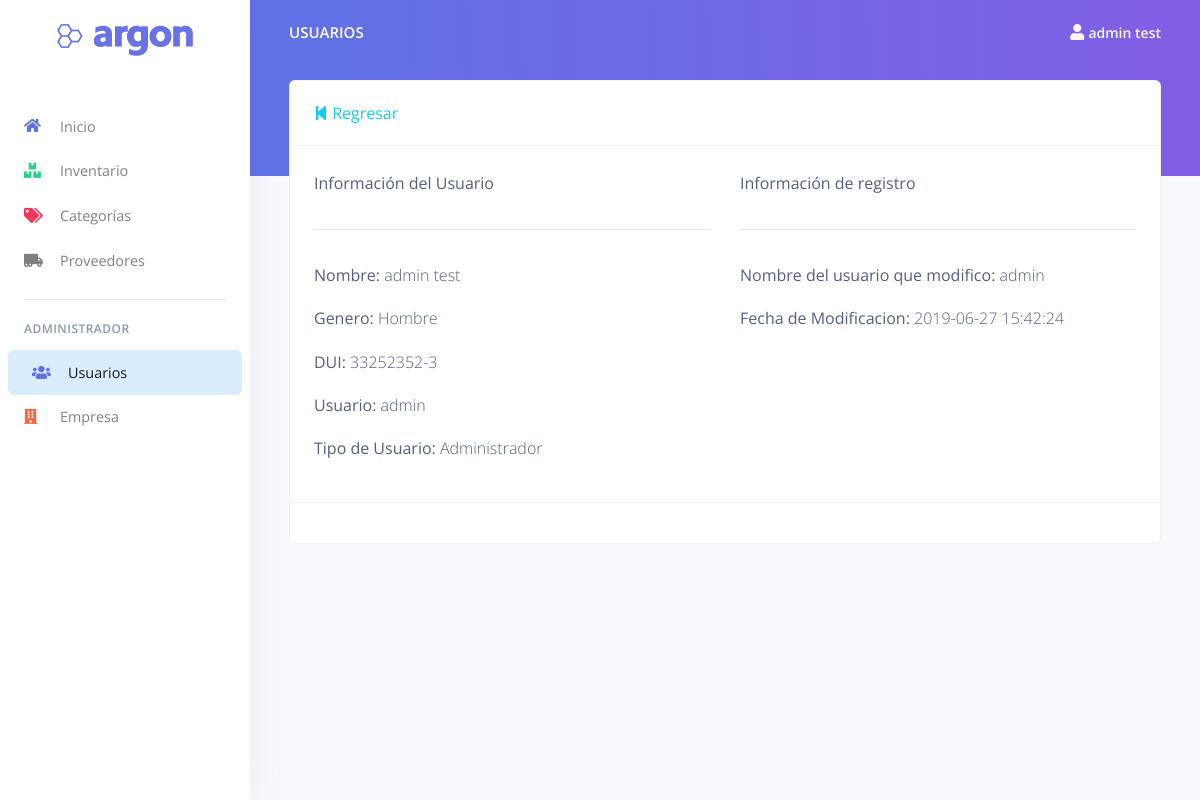
The page /users/info/1 (signed in) on the database as committed earlier.
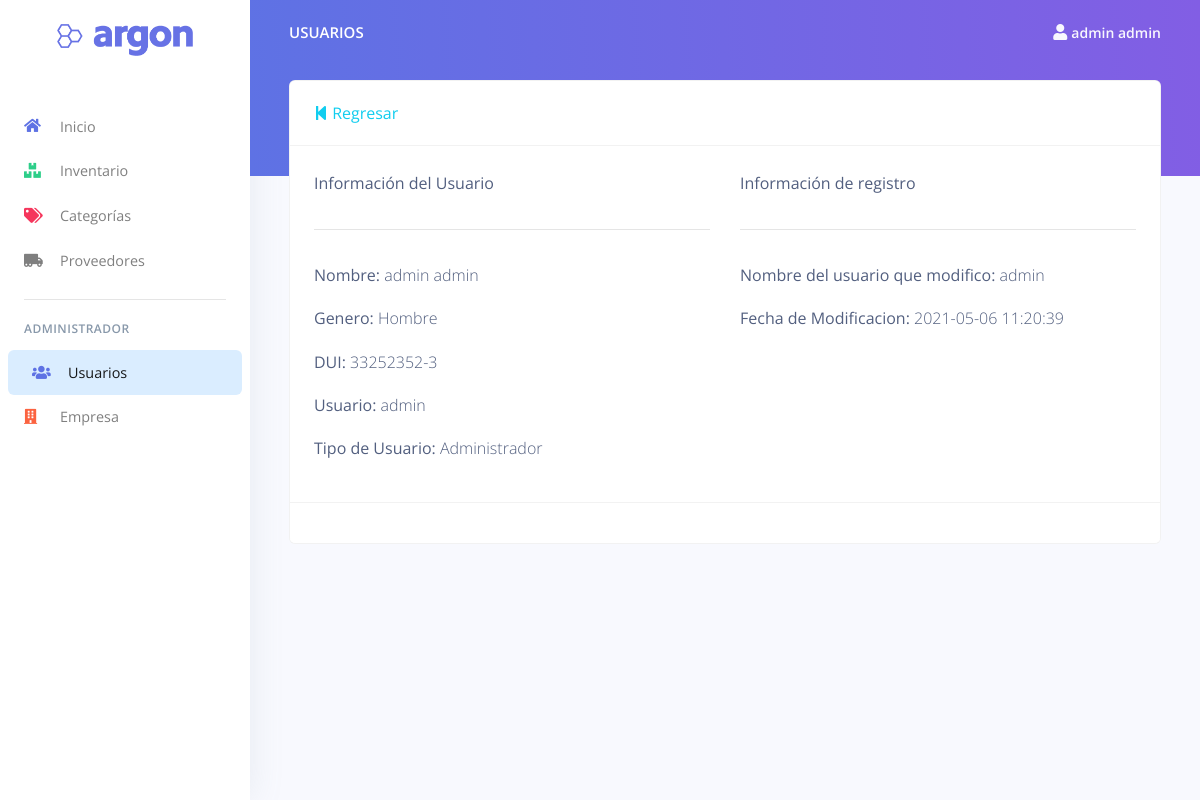
The same page on the database as committed later.
### tables this page shows
CREATE TABLE `tbl_usuarios` (
  `idusuario` int(50) NOT NULL,
  `usu_nombre` varchar(50) NOT NULL,
  `usu_apellido` varchar(50) NOT NULL,
  `usu_genero` int(11) NOT NULL,
  `usu_dui` varchar(10) NOT NULL,
  `usu_usuario` varchar(50) NOT NULL,
  `usu_tipo` int(11) NOT NULL,
  `usu_password` varchar(300) NOT NULL,
  `usu_estado` int(11) NOT NULL,
  `fecha_mod` datetime NOT NULL
);

### app/controllers/Users.php (called while the page is built, shortened)
<?php
class Users extends MainController
{
    public function __construct()
    {
        $this->ModelUsers = $this->model('ModelUsers');
    }
    public function info($id = 0)
    {
        $user = $this->ModelUsers->get_user($id);
        $parameters = [
            'menu' => 'Usuarios',
            'user' => $user
        ];
        $this->view('users/info', $parameters);
    }
}

### app/library/Core.php (called while the page is built, shortened)
<?php
class Core{
   protected $currentMethod = 'index';
   public function __construct(){
      $url = $this->getUrl();
      if (file_exists('../app/controllers/' . ucwords($url[0]) . '.php' )) {
         unset($url[0]);
      }
      $this->currentController = new $this->currentController;
      if (isset($url[1])) {
         if (method_exists($this->currentController, $url[1])) {
            $this->currentMethod = $url[1];
            unset($url[1]);
         }
      }
      $this->parameters = $url ? array_values($url) : [];
      call_user_func_array([$this->currentController, $this->currentMethod], $this->parameters);
   }
   public function getUrl(){
      if (isset($_GET['url'])) {
         $url = rtrim($_GET['url'], '/');
         $url = filter_var($url, FILTER_SANITIZE_URL);
         $url = explode('/', $url);
         return $url;
      }
   }
}
?>

### public/index.php (called while the page is built, shortened)
<?php
    $start = new Core;
?>

### app/library/Sql.php (called while the page is built, shortened)
<?php
class Sql{
   private $host = DB_HOST;
   private $db = DB_NAME;
   private $user = DB_USER;
   private $pass = DB_PASS;
   private $dbh;
   private $stmt;
   public function __construct(){
      $dsn = "mysql:host=" . $this->host. ";dbname=" . $this->db;
      $option = array(
         PDO::ATTR_PERSISTENT => true,
         PDO::ATTR_ERRMODE => PDO::ERRMODE_EXCEPTION
      );
      try{
         $this->dbh = new PDO($dsn, $this->user, $this->pass, $option);
         $this->dbh->exec('SET NAMES utf8');
      } catch (PDOException $e){
         $this->error = $e->getMessage();
         echo $this->error;
      }
   }
   public function query($sql){
      $this->stmt = $this->dbh->prepare($sql);
   }
   public function bind($parameter, $value, $type = null){
      if (is_null($type)) {
         switch (true) {
           default:
               $type = PDO::PARAM_STR;
               break;
         }
      }
      $this->stmt->bindValue($parameter, $value, $type);
   }
   public function execute(){
      return $this->stmt->execute();
   }
   public function register(){
      $this->execute();
      return $this->stmt->fetch(PDO::FETCH_OBJ);
   }
}
?>

### app/models/ModelUsers.php (called while the page is built, shortened)
<?php
class ModelUsers{
   private $db;
   public function __construct(){
      $this->db = new Sql;
   }
   public function get_user($id = 0){
      $this->db->query("SELECT * FROM tbl_usuarios WHERE idusuario = :id");
      $this->db->bind(':id', $id);
      return $this->db->register();
   }
}
?>

### app/views/users/info.php (the view)
<?php require_once('../app/views/inc/header.php')?>
<div class="card">
    <div class="card-header">
        <a class="text-info" href="<?php echo ROUTE_URL?>/users"><i class="fas fa-step-backward"></i>
            Regresar</a>
    </div>
    <div class="card-body">
        <div class="row">
            <div class="col-md-6">
                <p><b>Información del Usuario</b></p>
                <hr>
                <p><b>Nombre: </b> <?php echo $parameters['user']->usu_nombre. " ". $parameters['user']->usu_apellido?></p>
                <p><b>Genero: </b> <?php echo $var = ($parameters['user']->usu_genero == 1 )?'Hombre' : 'Mujer'?></p>
                <p><b>DUI: </b><?php echo $parameters['user']->usu_dui?></p>
                <p><b>Usuario: </b><?php echo $parameters['user']->usu_usuario?></p>
                <p><b>Tipo de Usuario: </b> <?php echo $var = ($parameters['user']->usu_tipo == 2 )?'Administrador' : 'Estandar'?></p>
            </div>
            <div class="col-md-6">
                  <p><b>Información de registro</b></p>
                  <hr>
                  <p><b>Nombre del usuario que modifico: </b> <?php echo $parameters['user']->usu_nombre?></p>
                  <p><b>Fecha de Modificacion: </b> <?php echo $parameters['user']->fecha_mod?></p>
            </div>
        </div>
    </div>
    <div class="card-footer">
    </div>
</div>
<?php require_once('../app/views/inc/footer.php')?>

### app/views/inc/header.php (shortened to what the changed rows need)
<!DOCTYPE html>
<html>
<head>
   <link href="<?php echo ROUTE_URL?>/assets/vendor/nucleo/css/nucleo.css" rel="stylesheet">
   <link href="<?php echo ROUTE_URL?>/fa/css/all.min.css" rel="stylesheet">
   <link type="text/css" href="<?php echo ROUTE_URL?>/assets/css/argon.css?v=1.0.0" rel="stylesheet">
   <link type="text/css" href="<?php echo ROUTE_URL?>/css/style.css" rel="stylesheet">
</head>
<body>
   <nav class="navbar navbar-vertical fixed-left navbar-expand-md navbar-light bg-white" id="sidenav-main">
      <div class="container-fluid">
         <a class="navbar-brand pt-0" href="./index.html">
            <img src="./assets/img/brand/blue.png" class="navbar-brand-img" alt="...">
         </a>
         <div class="collapse navbar-collapse" id="sidenav-collapse-main">
            <ul class="navbar-nav">
               <li class="nav-item <?php echo $var = ($parameters['menu'] == 'Inicio') ? 'active' : ''?>">
                  <a class="nav-link" href="<?php echo ROUTE_URL?>">
                     <i class="fas fa-home text-primary"></i> Inicio
                  </a>
               </li>
               <li class="nav-item <?php echo $var = ($parameters['menu'] == 'Inventario') ? 'active' : ''?>">
                  <a class="nav-link" href="<?php echo ROUTE_URL?>/inventory">
                     <i class="fas fa-boxes text-green"></i> Inventario
                  </a>
               </li>
               <li class="nav-item <?php echo $var = ($parameters['menu'] == 'Categorías') ? 'active' : ''?>">
                  <a class="nav-link" href="<?php echo ROUTE_URL?>/categories">
                     <i class="fas fa-tags text-red"></i> Categorías
                  </a>
               </li>
               <li class="nav-item <?php echo $var = ($parameters['menu'] == 'Proveedores') ? 'active' : ''?>">
                  <a class="nav-link" href="<?php echo ROUTE_URL?>/providers">
                     <i class="fas fa-truck-moving"></i> Proveedores
                  </a>
               </li>
            </ul>
            <hr class="my-3">
            <h6 class="navbar-heading text-muted">Administrador</h6>
            <ul class="navbar-nav mb-md-3">
               <li class="nav-item <?php echo $var = ($parameters['menu'] == 'Usuarios') ? 'active' : ''?>">
                  <a class="nav-link" href="<?php echo ROUTE_URL?>/users">
                     <i class="fas fa-users text-blue"></i> Usuarios
                  </a>
               </li>
               <li class="nav-item <?php echo $var = ($parameters['menu'] == 'Empresa') ? 'active' : ''?>">
                  <a class="nav-link" href="<?php echo ROUTE_URL?>/company">
                     <i class="fas fa-building text-orange"></i> Empresa
                  </a>
               </li>
            </ul>
         </div>
      </div>
   </nav>
   <div class="main-content">
      <nav class="navbar navbar-top navbar-expand-md navbar-dark" id="navbar-main">
         <div class="container-fluid">
            <a class="h4 mb-0 text-white text-uppercase d-none d-lg-inline-block" href="#"><?php echo $parameters['menu']?></a>
            <ul class="navbar-nav align-items-center d-none d-md-flex">
               <li class="nav-item dropdown">
                  <a class="nav-link pr-0" href="#" role="button" data-toggle="dropdown" aria-haspopup="true" aria-expanded="false">
                     <div class="media align-items-center">
                        <div class="media-body ml-2 d-none d-lg-block">
                           <i class="fas fa-user"></i>
                           <span class="mb-0 text-sm  font-weight-bold"><?php echo $_SESSION['user']->usu_nombre.' '.$_SESSION['user']->usu_apellido ?></span>
                        </div>
                     </div>
                  </a>
               </li>
            </ul>
         </div>
      </nav>
      <div class="container-fluid mt--7">

Rows that differ between the two databases and show on the page:
changed tbl_usuarios "admin": usu_apellido "test" → "admin"; fecha_mod "2019-06-27 15:42:24" → "2021-05-06 11:20:39"
